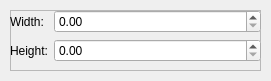
<?xml version="1.0" encoding="UTF-8"?>
<ui version="4.0">
 <class>PropCanvas</class>
 <widget class="QWidget" name="PropCanvas">
  <property name="geometry">
   <rect>
    <x>0</x>
    <y>0</y>
    <width>271</width>
    <height>81</height>
   </rect>
  </property>
  <property name="windowTitle">
   <string>Form</string>
  </property>
  <widget class="QFrame" name="frame">
   <property name="geometry">
    <rect>
     <x>10</x>
     <y>10</y>
     <width>251</width>
     <height>61</height>
    </rect>
   </property>
   <property name="frameShape">
    <enum>QFrame::StyledPanel</enum>
   </property>
   <property name="frameShadow">
    <enum>QFrame::Raised</enum>
   </property>
   <widget class="QWidget" name="formLayoutWidget">
    <property name="geometry">
     <rect>
      <x>0</x>
      <y>0</y>
      <width>251</width>
      <height>61</height>
     </rect>
    </property>
    <layout class="QFormLayout" name="formLayout">
     <item row="0" column="0">
      <widget class="QLabel" name="label">
       <property name="text">
        <string>Width:</string>
       </property>
      </widget>
     </item>
     <item row="1" column="0">
      <widget class="QLabel" name="label_2">
       <property name="text">
        <string>Height:</string>
       </property>
      </widget>
     </item>
     <item row="0" column="1">
      <widget class="QDoubleSpinBox" name="canvasWidth">
       <property name="maximum">
        <double>4000.000000000000000</double>
       </property>
      </widget>
     </item>
     <item row="1" column="1">
      <widget class="QDoubleSpinBox" name="canvasHeight">
       <property name="maximum">
        <double>4000.000000000000000</double>
       </property>
      </widget>
     </item>
    </layout>
   </widget>
  </widget>
 </widget>
 <resources/>
 <connections/>
</ui>
